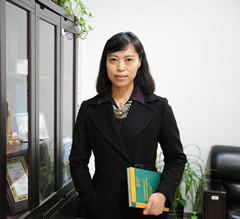
#> input picture image-analysis/original.jpg, 240 x 219 px
$ jupyter execute 'Benford'"'"'s Law_Image_Processing-Analysis.ipynb'
#> lines starting #> are read from the running program, lines starting #| are printed output that depends on the picture
[cell 1]
import pandas as pd
import numpy as np
import matplotlib.pyplot as plt
import math
import cv2

[cell 2]
def firstDigit(number):
    digits = (int)(math.log10(number))
    number = (int)(number / pow(10, digits))
    return number
def graph(image_name,flag):

#> called with image_name = './original.jpg', flag = 0
    img = cv2.imread(image_name,0)
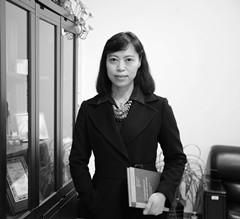
#> img: shape (219, 240); min 0, max 255, mean 134.8
    norm_img = np.zeros((800,800))
    final_img = cv2.normalize(img,  norm_img, 0, 255, cv2.NORM_MINMAX)
    cv2.imwrite('city_normalized.jpg', final_img)
    img = cv2.imread('./city_normalized.jpg',0)
    imf = np.float32(img)/255.0
#> imf = nan
    dst = cv2.dct(imf)
#> dst = [nan, nan, nan, nan]
    img = np.uint8(dst)*255.0
#> img = [0, 0, 0, 0]

    col = dst.reshape(dst.shape[0]*dst.shape[1],).tolist()
#> col = [nan, nan, nan, nan]
    length = len(col)
#> length = 4


    dict_freq = {}
    for digit in range(1,10):
        dict_freq[str(digit)] = 0

    for value in col:
        if (type(value) is int or type(value) is float) and value>0:
    #         print(value)
            f_digit = firstDigit(value*1000000000000000000000000)
            dict_freq[str(f_digit)]+=1
#> this loop made 4 passes
#> after the loop, dict_freq = 9 items

    benford_dict = {}
    for digit in range(1,10):
        benford_dict[str(digit)] = math.log10(1+1/digit)
    freq_benf = np.array(list(benford_dict.values()))
    total_entries = 0

    for i in list(dict_freq.values()):
        total_entries+=i
#> this loop made 9 passes
#> after the loop, total_entries = 0
    digits = list(dict_freq.keys())
#> digits = ['1', '2', '3', '4', '5', '6', '7', '8', '9']

    digits = list(dict_freq.keys())
    frequency = list(dict_freq.values())
#> frequency = [0, 0, 0, 0, 0, 0, 0, 0, 0]

    benford_freq = freq_benf * total_entries
#> benford_freq = [0, 0, 0, 0, 0, 0, 0, 0, 0]

    plt.bar(range(len(dict_freq)),frequency,tick_label=digits,color = 'silver')
    if flag==0:
        plt.plot(digits,frequency,label="Original Image Analysis",color='black',linestyle='dashed',linewidth=3,marker='o')
    else:
        plt.plot(digits,frequency,label="Modified Image Analysis",color='black',linestyle='dashed',linewidth=3,marker='o')
    plt.plot(digits,benford_freq,label="Actual Benford's Analysis",color='blue',linestyle='dashed',linewidth=3,marker='*')
    plt.xlabel('Digits')
    plt.ylabel('Frequency')
    plt.legend(loc='best')
    plt.savefig('result.png', dpi=300, bbox_inches='tight')
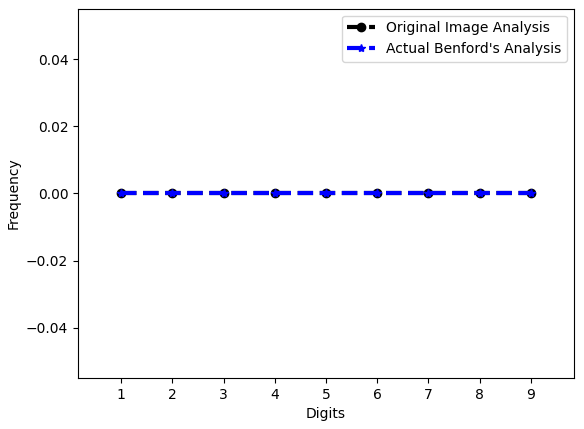
#> figure drawn by matplotlib, 1 panel
    plt.show()

[cell 3]
graph('./original.jpg',0)

[cell 4]
graph('./modified.jpg',1)
#> call 2 of graph, with image_name = './modified.jpg', flag = 1
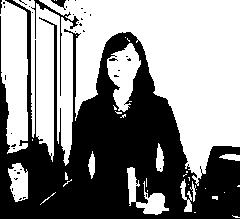
#> input picture image-analysis/modified.jpg, 240 x 219 px
#> in graph, img is the input picture: shape (219, 240); min 0, max 255, mean 140.9
#> the loop in graph (call 2), `for value in col:` made 4 passes
#> the loop in graph (call 2), `for i in list(dict_freq.values()):` made 9 passes
#> after the loop in graph (call 2), `for i in list(dict_freq.values()):`: total_entries = 0
